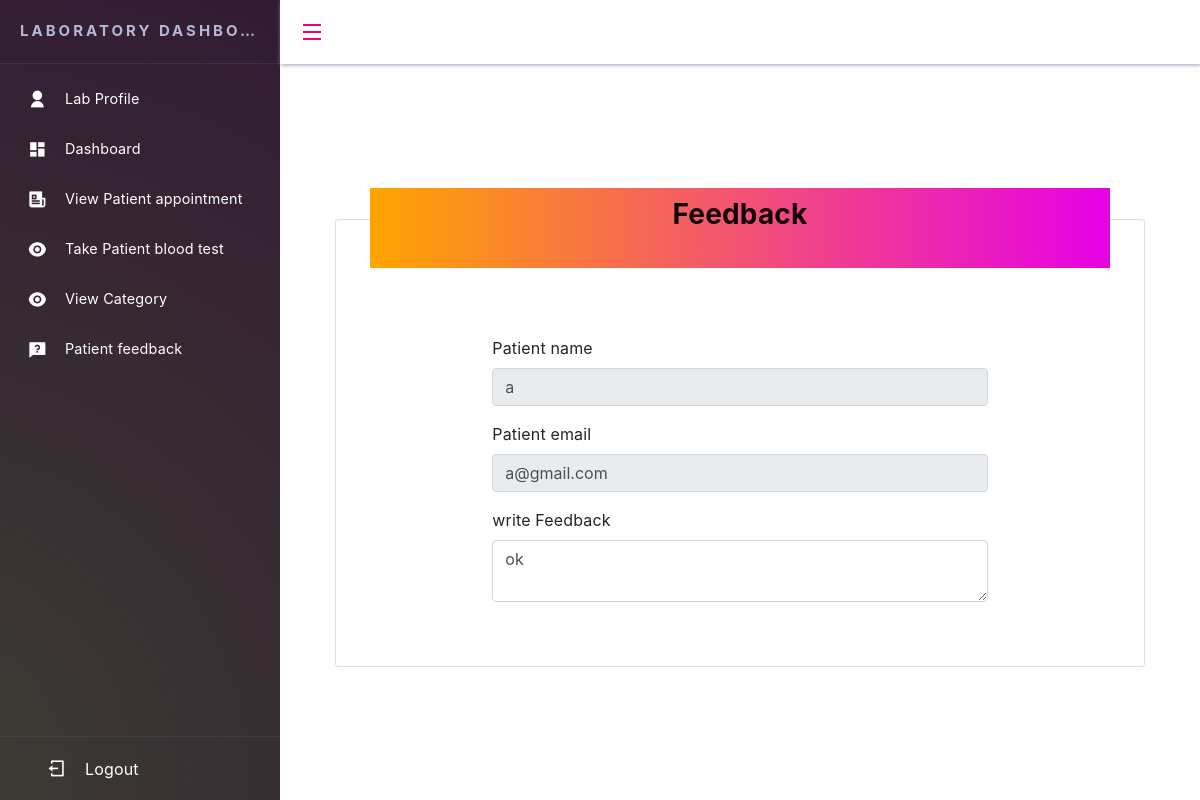
The app's page /lab/read_feedback/1/ (signed in) with its own data.
### patientapp/models.py (models this page shows, shortened)
class Userfeedback(models.Model):
    username=models.CharField(max_length=30,default='',verbose_name='Patient Name')
    useremail=models.EmailField(max_length=50,verbose_name='Patient Email')
    feedback=models.TextField(verbose_name='Patient feedback Area')
    date_of_feedback=models.DateField(auto_created=True,auto_now=True)

### laboratoryapp/views.py (the view)
# urls.py: path('read_feedback/<int:id>/',show_feedback,name='show_feedback'),
def show_feedback(request,id):
    if 'Lid' in request.session:
        obj=Userfeedback.objects.get(id=id)
        return render(request,'show_feedback.html',{'b':obj})
    return redirect('laboratory:lab_signin')

### laboratoryapp/templates/show_feedback.html (shortened to what this page needs)
{% extends 'admin_base.html' %}
{% load static %}
{% block content %}
<div class="dashboard">
    <div class="card" style="margin-top:100px; padding:0px 10px 0px 10px ;">
        <div class="baner" style="margin: auto; margin-top:-4%; margin-bottom:20px;">
            <h3 class="text-center" style="font-weight: bold; padding: 10px 0px 10px 0px;"> Feedback</h3>
        </div>
        <form method="post" class="col-8 mt-5" style="margin:auto;">
            <div class="form-group">
                <label>Patient name</label>
                <input type="text"  class="form-control" name="name"
                value="{{b.username}}" readonly>
            </div>
            <div class="form-group">
                <label>Patient email</label>
                <input type="email"  class="form-control" name="email"
                    value="{{b.useremail}}" readonly>
            </div>
            <div class="form-group">
                <label>write Feedback</label>
                <textarea type="text" placeholder="Enter password" class="form-control"
                      required>{{b.feedback}}</textarea>
            </div>
            <br>
        </form>
    </div>
</div>
    {% endblock %}

### laboratoryapp/static/css/demo.css (style rules this page uses)
.baner { height: 80px; width: 94%; background: linear-gradient(90deg, rgba(255, 165, 0, 1) 0%, rgb(230, 0, 230) 100%); color: rgba(0, 0, 0, 0.934); }

### laboratoryapp/static/css/style1.css (style rules this page uses)
* { box-sizing: border-box; }
body { margin: 0; height: 100vh; font-family: "Roboto", sans-serif; color: #212529; letter-spacing: 0.01em; line-height: 1.6; }
html, body { height: 100%; }
input { border: 0; color: inherit; font: inherit; margin: 0; outline: 0; padding: 0; -webkit-transition: background-color .3s; transition: background-color .3s; }
form { margin: 40px 0; display: flex; flex-direction: column; }
label { width: 200px; }

### records on screen
Userfeedback: name "a", email "a@gmail.com", feedback "ok"
